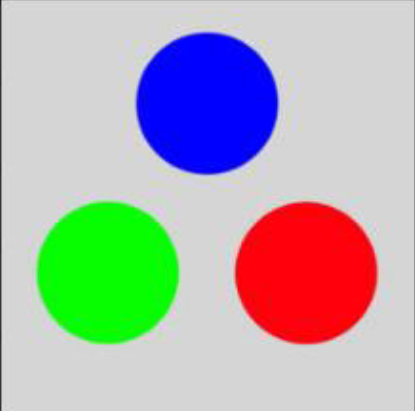
#> input picture 4106-Digital Image Processing/1. 31-03-2026/rgb.png, 415 x 411 px
$ jupyter execute --allow-errors Lab1.ipynb
#> lines starting #> are read from the running program, lines starting #| are printed output that depends on the picture
[cell 1]
# Experiment1: Reading and Displaying image

#import the libraries
import numpy as np
import matplotlib.pyplot as plt
from google.colab.patches import cv2_imshow
import cv2
#reading the image
image=cv2.imread('rgb.png')
#> image is the input picture: shape (411, 415, 3); mean B, G, R 177.4, 176.6, 177
cv2_imshow(image)
plt.imshow(image)
#save the image
cv2.imwrite('testing_save.png',image)
#> Out = True

[cell 2]
# Experiment 2: Changing the color spaces

#converting the image into grayscale
image_gray = cv2.cvtColor(image, cv2.COLOR_BGR2GRAY)
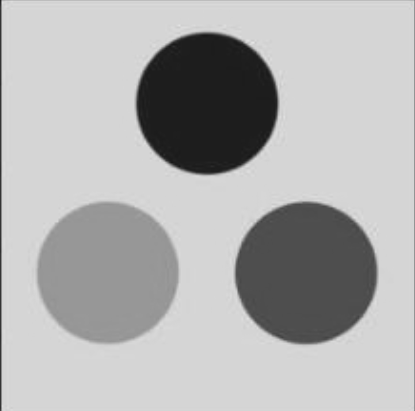
#> image_gray: shape (411, 415); min 23, max 228, mean 176.8
#display the image
cv2_imshow(image_gray)
plt.imshow(image_gray)

[cell 3]
#converting the image in HSV color space
image_hsv = cv2.cvtColor(image, cv2.COLOR_BGR2HSV)
#> image_hsv: shape (411, 415, 3); mean H, S, V 45.6, 73, 223.7
#display the image
cv2_imshow(image_hsv)
plt.imshow(image_hsv)
#converting the image in HSV color space
image_hsv = cv2.cvtColor(image, cv2.COLOR_BGR2HSV)
#display the image
cv2_imshow(image_hsv)
plt.imshow(image_hsv)
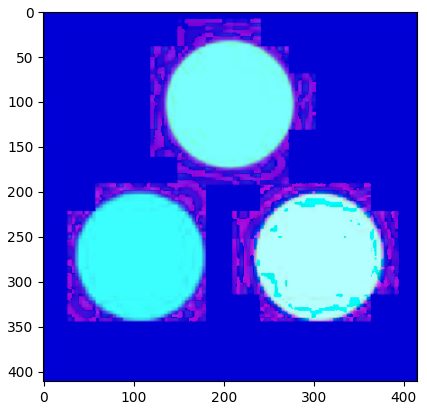
#> figure drawn by matplotlib, 1 panel

[cell 4]
#converting the image in RGB color space
image_rgb = cv2.cvtColor(image, cv2.COLOR_BGR2RGB)
#display the image
cv2_imshow(image_rgb)
plt.imshow(image_rgb)

[cell 5]
# Experiment 3: Accessing Image Property

import numpy as np
import matplotlib.pyplot as plt
import cv2
#reading the image
image = cv2.imread('/content/rgb.png')
#Displaying image properties
print('Image shape:', image.shape)
#| Image shape: (411, 415, 3)
print('Total number of pixels:', image.size)
#| Total number of pixels: 511695
print('Dimension:', image.ndim)
#| Dimension: 3
print (type(image))
#| <class 'numpy.ndarray'>
print(image)
#> (printed output is left out)
print(image[0][0])
#| [32 32 32]

[cell 6]
# another way to accessing image properties

height = image.shape[0]
#> height = 411
width = image.shape[1]
#> width = 415
num_channels = image.shape[2]
#> num_channels = 3
print('The height of the input image is : ', height)
#| The height of the input image is :  411
print('The width of the input image is : ', width)
#| The width of the input image is :  415
print('The Number of Channels in the input image are : ', num_channels)
#| The Number of Channels in the input image are :  3

[cell 7]
# Experiment 4: Splitting & Merging Image Channels

b, g, r = cv2.split(image)
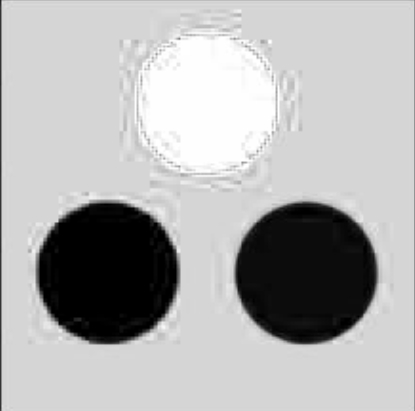
#> b: shape (411, 415); min 0, max 255, mean 177.4
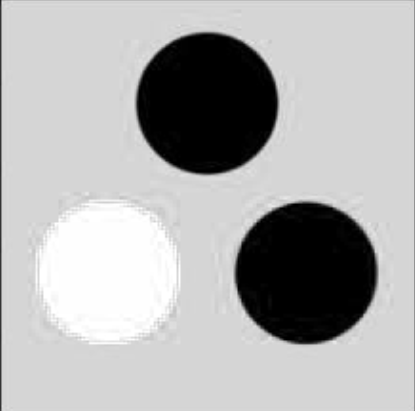
#> g: shape (411, 415); min 0, max 255, mean 176.6
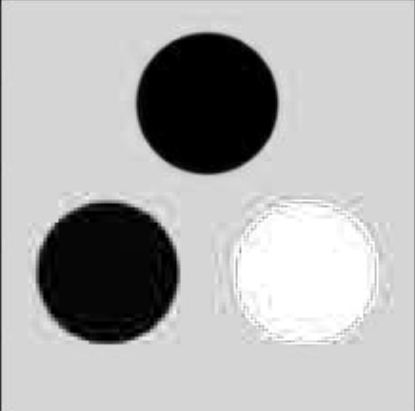
#> r: shape (411, 415); min 0, max 255, mean 177
rgb_image = cv2.merge((r, g, b))
num_red_pixels = cv2.countNonZero(r)
#> num_red_pixels = 157702
num_green_pixels = cv2.countNonZero(g)
#> num_green_pixels = 149415
num_blue_pixels = cv2.countNonZero(b)
#> num_blue_pixels = 159822
# Display the total number of pixels for each color channel
print('Total number of red pixels:', num_red_pixels)
#| Total number of red pixels: 157702
print('Total number of green pixels:', num_green_pixels)
#| Total number of green pixels: 149415
print('Total number of blue pixels:', num_blue_pixels)
#| Total number of blue pixels: 159822

[cell 8]
#Experiment 5 -- Name of the Experiment: Separating Image Channels and Displaying them Individually

#import the libraries
import numpy as np
import matplotlib.pyplot as plt
import cv2
#reading the image
image = cv2.imread('/content/rgb.jpg')
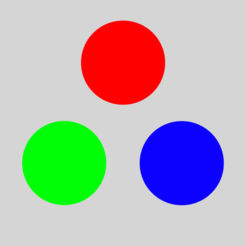
#> input picture 4106-Digital Image Processing/Images_for_DIP/rgb.jpg, 246 x 246 px, found by its file name
#> image is the input picture: shape (246, 246, 3); mean B, G, R 178.2, 177.8, 178.7
#Create subplot of one row and three columns within 10 inches widhth and 5 inches height figure
fig, ax = plt.subplots(1, 3, figsize=(10, 5))
# Display the red channel image in the first subplot
ax[0].imshow(r)

ax[0].set_title('Red Channel')
# Display the green channel image in the second subplot
ax[1].imshow(g)
ax[1].set_title('Green Channel')
# Display the blue channel image in the third subplot
ax[2].imshow(b)
ax[2].set_title('Blue Channel')

[cell 9]
#Another ways to seperate the image channels and display
import cv2
import matplotlib.pyplot as plt
# Load an image
image = cv2.imread('/content/rgb.png')
# Extract the channel pixel array
r = image[:,:,2]
g = image[:,:,1]
b = image[:,:,0]
print(r)
#> (printed output is left out)

[cell 10]
# Seperating Image Channels and Displaying Using Color Map
fig, axs = plt.subplots(1, 3, figsize=(10, 5))
# Display the red channel image in the first subplot
axs[0].imshow(r, cmap='gray')
axs[0].set_title('Red Channel')
# Display the green channel image in the second subplot
axs[1].imshow(g, cmap='gray')
axs[1].set_title('Green Channel')
# Display the blue channel image in the third subplot
axs[2].imshow(b, cmap='gray')
axs[2].set_title('Blue Channel') # Show the plot plt.show()

[cell 11]
# Experiment 6
# Name of the Experiment: Converting Image from One Format to Another
# Introduction/Description

import os
import cv2
# Set the directory path containing JPEG images
input_dir = '/content/drive/MyDrive/Jpg Images'
# Create a directory for storing the output PNG images
output_dir = '/content/drive/MyDrive/PNG Images'
#> (the rest of this cell did not finish here and is left out)

[cell 12]
# Experiment 7
# Name of the Experiment: Image Resize and Rotation Code
import cv2
import matplotlib.pyplot as plt
# Load an image
image = cv2.imread('/content/rgb.png')
image = cv2.cvtColor(image,cv2.COLOR_BGR2RGB)
#rotation of an image
rotated_image = cv2.rotate(image, cv2.ROTATE_90_CLOCKWISE)
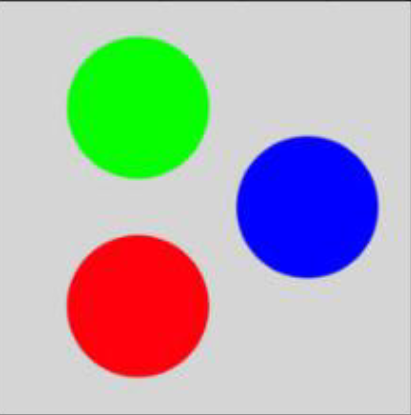
#> rotated_image: shape (415, 411, 3); mean R, G, B 177, 176.6, 177.4
#resizing of an image
resized_img = cv2.resize(image, (512,256), interpolation = cv2.INTER_LINEAR)
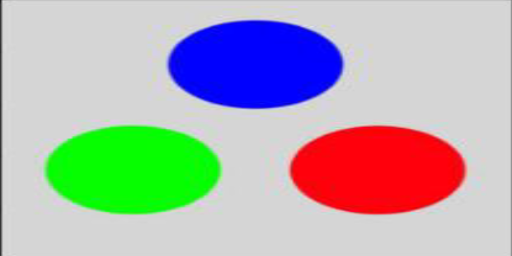
#> resized_img: shape (256, 512, 3); mean R, G, B 176.9, 176.5, 177.3
plt.figure()
plt.imshow(rotated_image)
plt.show()
cv2_imshow(resized_img)
print(resized_img.shape)
#| (256, 512, 3)
